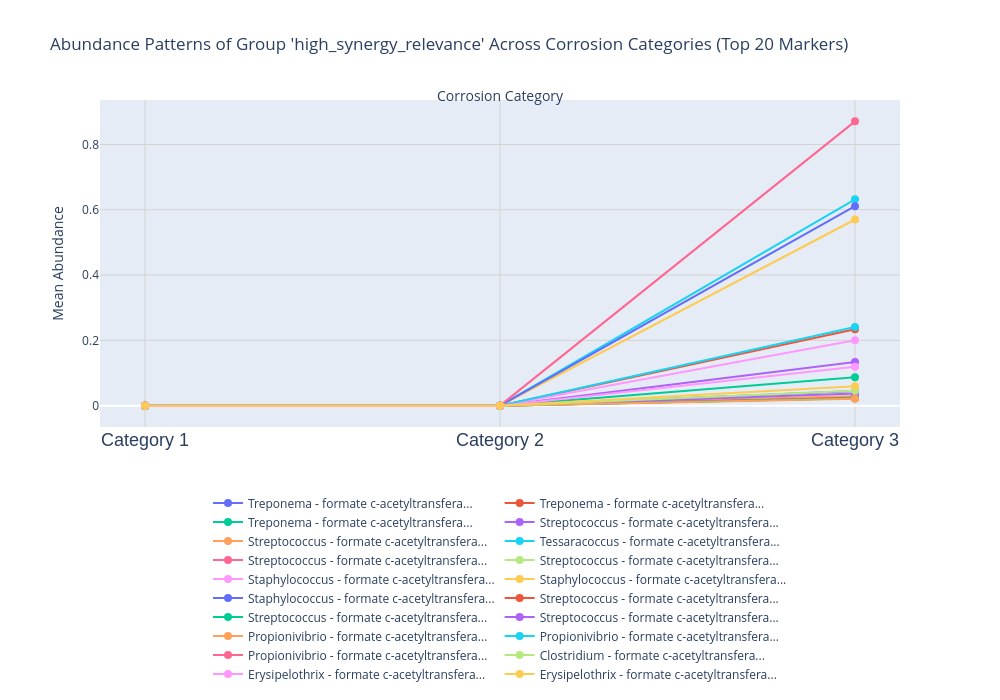

The cell this chart's notebook holds for it:
### Code cell
abun= plot_abundance_across_categories(high_synergy_relevance, "'high_synergy_relevance'",  top_n=20, sort_by='combined_score')
output_path= data_visual /"18_increase.png"
plt.savefig(output_path, dpi=300, bbox_inches='tight')
abun.show()

### Figure 1 — Plotly figure (JSON) as saved in the notebook; plotly's stock layout.template omitted (floating-point values rounded to 4 significant figures)
{"data": [{"hoverinfo": "text", "hovertext": ["Category: Category 1<br>Abundance: 0.0000<br>Genus: Treponema<br>Score: 1.48<br>Pattern: increasing", "Category: Category 2<br>Abundance: 0.0000<br>Genus: Treponema<br>FC vs Cat1: 1.00<br>Score: 1.48<br>Pattern: increasing", "Category: Category 3<br>Abundance: 0.0452<br>Genus: Treponema<br>FC vs Cat1: 4517.80<br>FC vs Cat2: 4517.80<br>Score: 1.48<br>Pattern: increasing"], "line": {"width": 2}, "marker": {"size": 8}, "mode": "lines+markers", "name": "Treponema - formate c-acetyltransfera...", "type": "scatter", "x": [1, 2, 3], "y": [0, 0, 0.04517]}, {"hoverinfo": "text", "hovertext": ["Category: Category 1<br>Abundance: 0.0000<br>Genus: Treponema<br>Score: 1.48<br>Pattern: increasing", "Category: Category 2<br>Abundance: 0.0000<br>Genus: Treponema<br>FC vs Cat1: 1.00<br>Score: 1.48<br>Pattern: increasing", "Category: Category 3<br>Abundance: 0.2338<br>Genus: Treponema<br>FC vs Cat1: 23385.26<br>FC vs Cat2: 23385.26<br>Score: 1.48<br>Pattern: increasing"], "line": {"width": 2}, "marker": {"size": 8}, "mode": "lines+markers", "name": "Treponema - formate c-acetyltransfera...", "type": "scatter", "x": [1, 2, 3], "y": [0, 0, 0.2338]}, {"hoverinfo": "text", "hovertext": ["Category: Category 1<br>Abundance: 0.0000<br>Genus: Treponema<br>Score: 1.48<br>Pattern: increasing", "Category: Category 2<br>Abundance: 0.0000<br>Genus: Treponema<br>FC vs Cat1: 1.00<br>Score: 1.48<br>Pattern: increasing", "Category: Category 3<br>Abundance: 0.0873<br>Genus: Treponema<br>FC vs Cat1: 8727.24<br>FC vs Cat2: 8727.24<br>Score: 1.48<br>Pattern: increasing"], "line": {"width": 2}, "marker": {"size": 8}, "mode": "lines+markers", "name": "Treponema - formate c-acetyltransfera...", "type": "scatter", "x": [1, 2, 3], "y": [0, 0, 0.08726]}, {"hoverinfo": "text", "hovertext": ["Category: Category 1<br>Abundance: 0.0000<br>Genus: Streptococcus<br>Score: 1.48<br>Pattern: increasing", "Category: Category 2<br>Abundance: 0.0000<br>Genus: Streptococcus<br>FC vs Cat1: 1.00<br>Score: 1.48<br>Pattern: increasing", "Category: Category 3<br>Abundance: 0.1335<br>Genus: Streptococcus<br>FC vs Cat1: 13348.83<br>FC vs Cat2: 13348.83<br>Score: 1.48<br>Pattern: increasing"], "line": {"width": 2}, "marker": {"size": 8}, "mode": "lines+markers", "name": "Streptococcus - formate c-acetyltransfera...", "type": "scatter", "x": [1, 2, 3], "y": [0, 0, 0.1335]}, {"hoverinfo": "text", "hovertext": ["Category: Category 1<br>Abundance: 0.0000<br>Genus: Streptococcus<br>Score: 1.48<br>Pattern: increasing", "Category: Category 2<br>Abundance: 0.0000<br>Genus: Streptococcus<br>FC vs Cat1: 1.00<br>Score: 1.48<br>Pattern: increasing", "Category: Category 3<br>Abundance: 0.0293<br>Genus: Streptococcus<br>FC vs Cat1: 2932.68<br>FC vs Cat2: 2932.68<br>Score: 1.48<br>Pattern: increasing"], "line": {"width": 2}, "marker": {"size": 8}, "mode": "lines+markers", "name": "Streptococcus - formate c-acetyltransfera...", "type": "scatter", "x": [1, 2, 3], "y": [0, 0, 0.02932]}, {"hoverinfo": "text", "hovertext": ["Category: Category 1<br>Abundance: 0.0000<br>Genus: Tessaracoccus<br>Score: 1.48<br>Pattern: increasing", "Category: Category 2<br>Abundance: 0.0000<br>Genus: Tessaracoccus<br>FC vs Cat1: 1.00<br>Score: 1.48<br>Pattern: increasing", "Category: Category 3<br>Abundance: 0.6320<br>Genus: Tessaracoccus<br>FC vs Cat1: 63198.30<br>FC vs Cat2: 63198.30<br>Score: 1.48<br>Pattern: increasing"], "line": {"width": 2}, "marker": {"size": 8}, "mode": "lines+markers", "name": "Tessaracoccus - formate c-acetyltransfera...", "type": "scatter", "x": [1, 2, 3], "y": [0, 0, 0.632]}, {"hoverinfo": "text", "hovertext": ["Category: Category 1<br>Abundance: 0.0000<br>Genus: Streptococcus<br>Score: 1.48<br>Pattern: increasing", "Category: Category 2<br>Abundance: 0.0000<br>Genus: Streptococcus<br>FC vs Cat1: 1.00<br>Score: 1.48<br>Pattern: increasing", "Category: Category 3<br>Abundance: 0.0239<br>Genus: Streptococcus<br>FC vs Cat1: 2388.64<br>FC vs Cat2: 2388.64<br>Score: 1.48<br>Pattern: increasing"], "line": {"width": 2}, "marker": {"size": 8}, "mode": "lines+markers", "name": "Streptococcus - formate c-acetyltransfera...", "type": "scatter", "x": [1, 2, 3], "y": [0, 0, 0.02388]}, {"hoverinfo": "text", "hovertext": ["Category: Category 1<br>Abundance: 0.0000<br>Genus: Streptococcus<br>Score: 1.48<br>Pattern: increasing", "Category: Category 2<br>Abundance: 0.0000<br>Genus: Streptococcus<br>FC vs Cat1: 1.00<br>Score: 1.48<br>Pattern: increasing", "Category: Category 3<br>Abundance: 0.0218<br>Genus: Streptococcus<br>FC vs Cat1: 2176.61<br>FC vs Cat2: 2176.61<br>Score: 1.48<br>Pattern: increasing"], "line": {"width": 2}, "marker": {"size": 8}, "mode": "lines+markers", "name": "Streptococcus - formate c-acetyltransfera...", "type": "scatter", "x": [1, 2, 3], "y": [0, 0, 0.02176]}, {"hoverinfo": "text", "hovertext": ["Category: Category 1<br>Abundance: 0.0000<br>Genus: Staphylococcus<br>Score: 1.48<br>Pattern: increasing", "Category: Category 2<br>Abundance: 0.0000<br>Genus: Staphylococcus<br>FC vs Cat1: 1.00<br>Score: 1.48<br>Pattern: increasing", "Category: Category 3<br>Abundance: 0.2004<br>Genus: Staphylococcus<br>FC vs Cat1: 20041.30<br>FC vs Cat2: 20041.30<br>Score: 1.48<br>Pattern: increasing"], "line": {"width": 2}, "marker": {"size": 8}, "mode": "lines+markers", "name": "Staphylococcus - formate c-acetyltransfera...", "type": "scatter", "x": [1, 2, 3], "y": [0, 0, 0.2004]}, {"hoverinfo": "text", "hovertext": ["Category: Category 1<br>Abundance: 0.0000<br>Genus: Staphylococcus<br>Score: 1.48<br>Pattern: increasing", "Category: Category 2<br>Abundance: 0.0000<br>Genus: Staphylococcus<br>FC vs Cat1: 1.00<br>Score: 1.48<br>Pattern: increasing", "Category: Category 3<br>Abundance: 0.5702<br>Genus: Staphylococcus<br>FC vs Cat1: 57017.05<br>FC vs Cat2: 57017.05<br>Score: 1.48<br>Pattern: increasing"], "line": {"width": 2}, "marker": {"size": 8}, "mode": "lines+markers", "name": "Staphylococcus - formate c-acetyltransfera...", "type": "scatter", "x": [1, 2, 3], "y": [0, 0, 0.5702]}, {"hoverinfo": "text", "hovertext": ["Category: Category 1<br>Abundance: 0.0000<br>Genus: Staphylococcus<br>Score: 1.48<br>Pattern: increasing", "Category: Category 2<br>Abundance: 0.0000<br>Genus: Staphylococcus<br>FC vs Cat1: 1.00<br>Score: 1.48<br>Pattern: increasing", "Category: Category 3<br>Abundance: 0.6110<br>Genus: Staphylococcus<br>FC vs Cat1: 61096.51<br>FC vs Cat2: 61096.51<br>Score: 1.48<br>Pattern: increasing"], "line": {"width": 2}, "marker": {"size": 8}, "mode": "lines+markers", "name": "Staphylococcus - formate c-acetyltransfera...", "type": "scatter", "x": [1, 2, 3], "y": [0, 0, 0.611]}, {"hoverinfo": "text", "hovertext": ["Category: Category 1<br>Abundance: 0.0000<br>Genus: Streptococcus<br>Score: 1.48<br>Pattern: increasing", "Category: Category 2<br>Abundance: 0.0000<br>Genus: Streptococcus<br>FC vs Cat1: 1.00<br>Score: 1.48<br>Pattern: increasing", "Category: Category 3<br>Abundance: 0.0236<br>Genus: Streptococcus<br>FC vs Cat1: 2365.70<br>FC vs Cat2: 2365.70<br>Score: 1.48<br>Pattern: increasing"], "line": {"width": 2}, "marker": {"size": 8}, "mode": "lines+markers", "name": "Streptococcus - formate c-acetyltransfera...", "type": "scatter", "x": [1, 2, 3], "y": [0, 0, 0.02365]}, {"hoverinfo": "text", "hovertext": ["Category: Category 1<br>Abundance: 0.0000<br>Genus: Streptococcus<br>Score: 1.48<br>Pattern: increasing", "Category: Category 2<br>Abundance: 0.0000<br>Genus: Streptococcus<br>FC vs Cat1: 1.00<br>Score: 1.48<br>Pattern: increasing", "Category: Category 3<br>Abundance: 0.0229<br>Genus: Streptococcus<br>FC vs Cat1: 2287.58<br>FC vs Cat2: 2287.58<br>Score: 1.48<br>Pattern: increasing"], "line": {"width": 2}, "marker": {"size": 8}, "mode": "lines+markers", "name": "Streptococcus - formate c-acetyltransfera...", "type": "scatter", "x": [1, 2, 3], "y": [0, 0, 0.02287]}, {"hoverinfo": "text", "hovertext": ["Category: Category 1<br>Abundance: 0.0000<br>Genus: Streptococcus<br>Score: 1.48<br>Pattern: increasing", "Category: Category 2<br>Abundance: 0.0000<br>Genus: Streptococcus<br>FC vs Cat1: 1.00<br>Score: 1.48<br>Pattern: increasing", "Category: Category 3<br>Abundance: 0.0375<br>Genus: Streptococcus<br>FC vs Cat1: 3750.54<br>FC vs Cat2: 3750.54<br>Score: 1.48<br>Pattern: increasing"], "line": {"width": 2}, "marker": {"size": 8}, "mode": "lines+markers", "name": "Streptococcus - formate c-acetyltransfera...", "type": "scatter", "x": [1, 2, 3], "y": [0, 0, 0.0375]}, {"hoverinfo": "text", "hovertext": ["Category: Category 1<br>Abundance: 0.0000<br>Genus: Propionivibrio<br>Score: 1.48<br>Pattern: increasing", "Category: Category 2<br>Abundance: 0.0000<br>Genus: Propionivibrio<br>FC vs Cat1: 1.00<br>Score: 1.48<br>Pattern: increasing", "Category: Category 3<br>Abundance: 0.0209<br>Genus: Propionivibrio<br>FC vs Cat1: 2090.53<br>FC vs Cat2: 2090.53<br>Score: 1.48<br>Pattern: increasing"], "line": {"width": 2}, "marker": {"size": 8}, "mode": "lines+markers", "name": "Propionivibrio - formate c-acetyltransfera...", "type": "scatter", "x": [1, 2, 3], "y": [0, 0, 0.0209]}, {"hoverinfo": "text", "hovertext": ["Category: Category 1<br>Abundance: 0.0000<br>Genus: Propionivibrio<br>Score: 1.48<br>Pattern: increasing", "Category: Category 2<br>Abundance: 0.0000<br>Genus: Propionivibrio<br>FC vs Cat1: 1.00<br>Score: 1.48<br>Pattern: increasing", "Category: Category 3<br>Abundance: 0.2410<br>Genus: Propionivibrio<br>FC vs Cat1: 24101.46<br>FC vs Cat2: 24101.46<br>Score: 1.48<br>Pattern: increasing"], "line": {"width": 2}, "marker": {"size": 8}, "mode": "lines+markers", "name": "Propionivibrio - formate c-acetyltransfera...", "type": "scatter", "x": [1, 2, 3], "y": [0, 0, 0.241]}, {"hoverinfo": "text", "hovertext": ["Category: Category 1<br>Abundance: 0.0000<br>Genus: Propionivibrio<br>Score: 1.48<br>Pattern: increasing", "Category: Category 2<br>Abundance: 0.0000<br>Genus: Propionivibrio<br>FC vs Cat1: 1.00<br>Score: 1.48<br>Pattern: increasing", "Category: Category 3<br>Abundance: 0.8708<br>Genus: Propionivibrio<br>FC vs Cat1: 87082.35<br>FC vs Cat2: 87082.35<br>Score: 1.48<br>Pattern: increasing"], "line": {"width": 2}, "marker": {"size": 8}, "mode": "lines+markers", "name": "Propionivibrio - formate c-acetyltransfera...", "type": "scatter", "x": [1, 2, 3], "y": [0, 0, 0.8708]}, {"hoverinfo": "text", "hovertext": ["Category: Category 1<br>Abundance: 0.0000<br>Genus: Clostridium<br>Score: 1.48<br>Pattern: increasing", "Category: Category 2<br>Abundance: 0.0000<br>Genus: Clostridium<br>FC vs Cat1: 1.00<br>Score: 1.48<br>Pattern: increasing", "Category: Category 3<br>Abundance: 0.0460<br>Genus: Clostridium<br>FC vs Cat1: 4598.96<br>FC vs Cat2: 4598.96<br>Score: 1.48<br>Pattern: increasing"], "line": {"width": 2}, "marker": {"size": 8}, "mode": "lines+markers", "name": "Clostridium - formate c-acetyltransfera...", "type": "scatter", "x": [1, 2, 3], "y": [0, 0, 0.04598]}, {"hoverinfo": "text", "hovertext": ["Category: Category 1<br>Abundance: 0.0000<br>Genus: Erysipelothrix<br>Score: 1.48<br>Pattern: increasing", "Category: Category 2<br>Abundance: 0.0000<br>Genus: Erysipelothrix<br>FC vs Cat1: 1.00<br>Score: 1.48<br>Pattern: increasing", "Category: Category 3<br>Abundance: 0.1194<br>Genus: Erysipelothrix<br>FC vs Cat1: 11939.20<br>FC vs Cat2: 11939.20<br>Score: 1.48<br>Pattern: increasing"], "line": {"width": 2}, "marker": {"size": 8}, "mode": "lines+markers", "name": "Erysipelothrix - formate c-acetyltransfera...", "type": "scatter", "x": [1, 2, 3], "y": [0, 0, 0.1194]}, {"hoverinfo": "text", "hovertext": ["Category: Category 1<br>Abundance: 0.0000<br>Genus: Erysipelothrix<br>Score: 1.48<br>Pattern: increasing", "Category: Category 2<br>Abundance: 0.0000<br>Genus: Erysipelothrix<br>FC vs Cat1: 1.00<br>Score: 1.48<br>Pattern: increasing", "Category: Category 3<br>Abundance: 0.0594<br>Genus: Erysipelothrix<br>FC vs Cat1: 5942.07<br>FC vs Cat2: 5942.07<br>Score: 1.48<br>Pattern: increasing"], "line": {"width": 2}, "marker": {"size": 8}, "mode": "lines+markers", "name": "Erysipelothrix - formate c-acetyltransfera...", "type": "scatter", "x": [1, 2, 3], "y": [0, 0, 0.05941]}], "layout": {"annotations": [{"font": {"size": 14}, "showarrow": false, "text": "Corrosion Category", "x": 0.5, "xref": "paper", "y": 1.05, "yref": "paper"}], "height": 700, "hovermode": "closest", "legend": {"orientation": "h", "x": 0.5, "xanchor": "center", "y": -0.8, "yanchor": "bottom"}, "margin": {"b": 150, "l": 100, "r": 100, "t": 100}, "title": {"text": "Abundance Patterns of Group 'high_synergy_relevance' Across Corrosion Categories (Top 20 Markers)"}, "width": 1000, "xaxis": {"domain": [0, 1], "gridcolor": "lightgray", "gridwidth": 1, "showgrid": true, "tickfont": {"family": "Arial", "size": 18}, "tickmode": "array", "ticktext": ["Category 1", "Category 2", "Category 3"], "tickvals": [1, 2, 3]}, "yaxis": {"gridcolor": "lightgray", "gridwidth": 1, "showgrid": true, "title": {"font": {"size": 14}, "text": "Mean Abundance"}}}}
